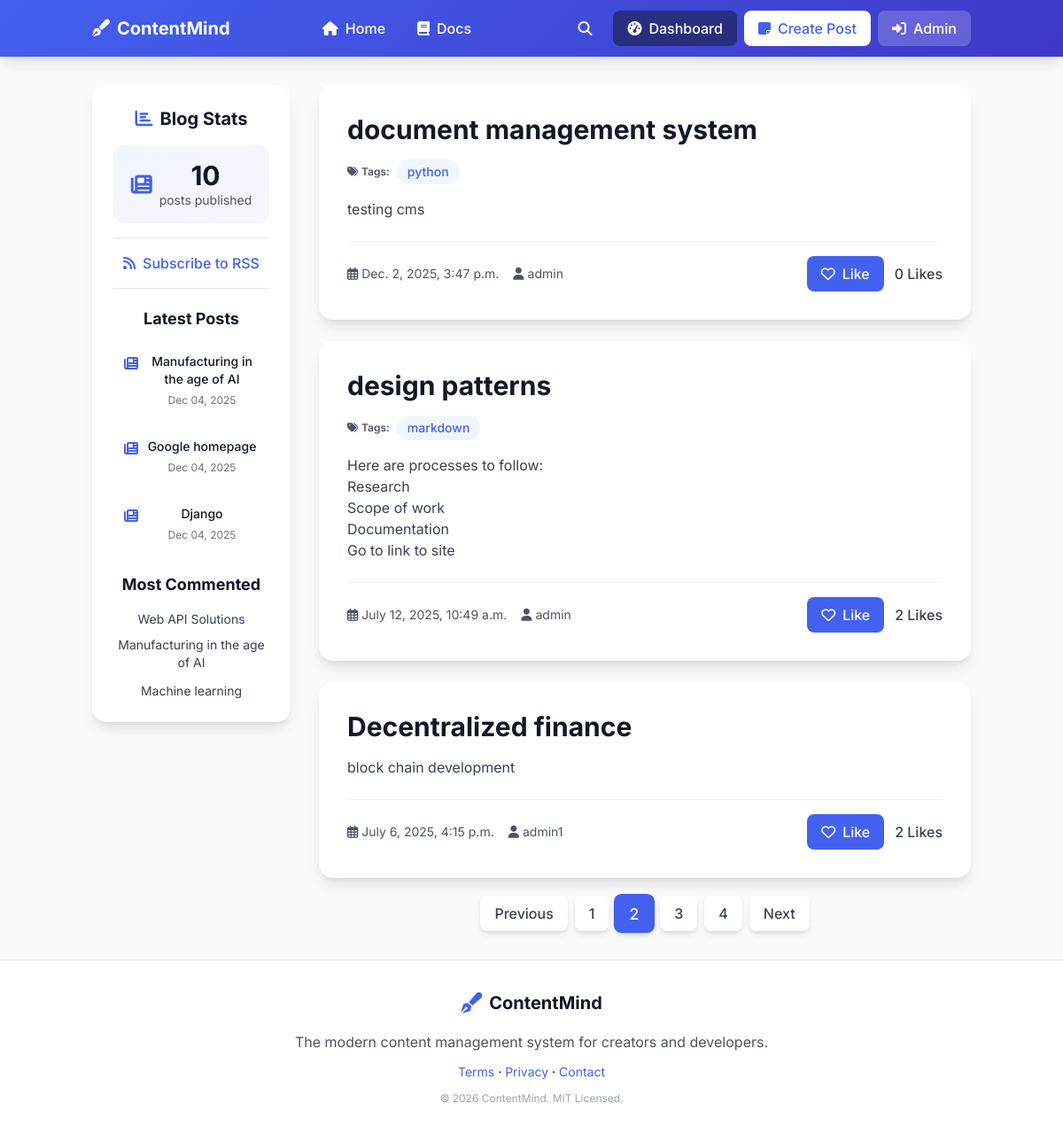
Page /?page=2 (signed in) on the committed database.
### cms_blog/models.py (models this page shows, shortened)
class Post(models.Model):
  class Status(models.TextChoices):
    DRAFT = 'DF', 'Draft'
    PUBLISHED = 'PB', 'Published'
  title = models.CharField(max_length=300)
  slug = models.SlugField(max_length=300,unique_for_date='publish',blank=True)
  author = models.ForeignKey(settings.AUTH_USER_MODEL, on_delete=models.CASCADE, related_name='blog_posts')
  body = RichTextField()
  like_count = models.PositiveIntegerField(default=0)
  publish = models.DateTimeField(default=timezone.now)
  created = models.DateTimeField(auto_now_add=True)
  updated = models.DateTimeField(auto_now=True)
  status = models.CharField(max_length=3,choices = Status,default=Status.DRAFT)
  objects = models.Manager()  # The default manager.
  published = PublishedManager()  # Custom manager for published posts.
  tags = TaggableManager()
  hit_count_generic = GenericRelation(HitCount, object_id_field='object_pk', related_query_name='hit_count')
  class Meta:
    ordering = ['publish']
    indexes = [models.Index(fields=['-publish'])]
  def get_absolute_url(self):
      return reverse("cms_blog:post_detail", args=[self.publish.year,self.publish.month,self.publish.day,self.slug])

### cms_blog/views.py (the view)
# urls.py: path('', post_list, name='post_list'),
def post_list(request,tag_slug=None):
  post_list = Post.published.all().order_by('-publish')
  liked_posts = request.session.get('liked_posts', [])
  tag = None
  if tag_slug:
    tag = get_object_or_404(Tag,slug=tag_slug)
    post_list = post_list.filter(tags__in=[tag])
  paginator = Paginator(post_list,3)
  page_number = request.GET.get('page',1)
  try:
    posts = paginator.page(page_number)
  except PageNotAnInteger:
    posts = paginator.page(1)
  except EmptyPage:
    posts = paginator.page(paginator.num_pages)
  return render(request,'list.html',{'posts':posts,'tag':tag,'liked_posts': liked_posts})

### cms_blog/models.py (called while the page is built)
  def get_queryset(self):
    return super().get_queryset().filter(status=Post.Status.PUBLISHED)

### cms_blog/templatetags/cms_blog_tags.py (called while the page is built)
@register.simple_tag
def total_posts():
  return Post.published.count()

@register.inclusion_tag('latest_posts.html')
def show_latest_posts(count=5):
  latest_posts = Post.published.order_by('-publish')[:count]
  return {'latest_posts':latest_posts}

@register.simple_tag
def get_most_commented_posts(count=3):
  return Post.published.annotate(total_comments=Count('comments')).order_by('-total_comments')[:count]

@register.filter(name='markdown')
def markdown_format(text):
  return mark_safe(markdown.markdown(text))

### cms_blog/templates/list.html (shortened to what this page needs)
{% extends 'base.html' %} {% load cms_blog_tags %}  {% block content %}
<section class="py-8">
  <div class="grid grid-cols-1 lg:grid-cols-4 gap-8">
    <div class="lg:col-span-1 order-2 lg:order-1">
      <div class="bg-white rounded-2xl shadow-lg p-6 hover-lift sticky top-20 animate-slide-up">
        <div class="text-center">
          <h3 class="text-xl font-bold text-gray-900 mb-4 flex items-center justify-center">
            <i class="fas fa-chart-bar text-primary mr-2"></i>
            Blog Stats
          </h3>
          <div class="bg-gradient-to-br from-blue-50 to-purple-50 rounded-xl p-4 mb-4 transition-all duration-300 hover:shadow-md">
            <div class="flex items-center justify-center space-x-2">
              <i class="fas fa-newspaper text-primary text-2xl"></i>
              <div>
                <div class="text-3xl font-bold text-gray-900">{% total_posts %}</div>
                <div class="text-sm text-gray-600">posts published</div>
              </div>
            </div>
          </div>
          <hr class="my-4 border-gray-200">
          <a href="{% url 'cms_blog:post_feed' %}" class="flex items-center justify-center space-x-2 text-primary hover:text-primary-dark transition-all duration-300 hover:translate-x-1">
            <i class="fas fa-rss"></i>
            <span class="font-medium">Subscribe to RSS</span>
          </a>
          <hr class="my-4 border-gray-200">
          <h4 class="text-lg font-bold text-gray-900 mt-5 mb-3">Latest Posts</h4>
          <div class="space-y-2">
            {% show_latest_posts 3 %}
          </div>
          <h4 class="text-lg font-bold text-gray-900 mt-5 mb-3">Most Commented</h4>
          {% get_most_commented_posts as most_commented_posts %}
          <ul class="space-y-2">
            {% for post in most_commented_posts %}
              <li>
                <a href="{{ post.get_absolute_url }}" class="text-sm text-gray-700 hover:text-primary transition-all duration-300 hover:translate-x-1 inline-block">
                  {{post.title}}
                </a>
              </li>
            {% endfor %}
          </ul>
        </div>
      </div>
    </div>
    <div class="lg:col-span-3 order-1 lg:order-2">
      <div class="space-y-6">
        {% for post in posts %}
        <article class="bg-white rounded-2xl shadow-lg overflow-hidden hover-lift animate-slide-up" style="animation-delay: {{ forloop.counter0|add:0|stringformat:"d" }}00ms">
          <div class="p-6 lg:p-8">
            <h2 class="text-3xl font-bold text-gray-900 mb-4 transition-colors duration-300 hover:text-primary">
              <a href="{{post.get_absolute_url}}">
                {{post.title}}
              </a>
            </h2>
            {% if post.tags.all %}
            <div class="flex flex-wrap gap-2 mb-4">
              <span class="inline-flex items-center space-x-1 text-xs font-semibold text-gray-600">
                <i class="fas fa-tags"></i>
                <span>Tags:</span>
              </span>
              {% for tag in post.tags.all %}
              <a href="{% url 'cms_blog:post_list_by_tag' tag.slug %}" class="bg-blue-50 text-primary px-3 py-1 rounded-full text-sm font-medium transition-all duration-300 hover:bg-primary hover:text-white hover:scale-105">
                {{tag.name}}
              </a>
              {% endfor %}
            </div>
            {% endif %}
            <div class="prose prose-lg max-w-none mb-6 text-gray-700">
              <p>{{post.body | markdown | truncatewords_html:30}}</p>
            </div>
            <div class="flex flex-col sm:flex-row justify-between items-start sm:items-center gap-4 pt-4 border-t border-gray-100">
              <div class="flex items-center space-x-4 text-sm text-gray-600">
                <span class="flex items-center space-x-1 transition-colors duration-300 hover:text-primary">
                  <i class="far fa-calendar-alt"></i>
                  <span>{{post.publish}}</span>
                </span>
                <span class="flex items-center space-x-1 transition-colors duration-300 hover:text-primary">
                  <i class="fas fa-user"></i>
                  <span>{{post.author}}</span>
                </span>
              </div>
              <form method="POST" action="{% url 'cms_blog:like_post' post.id %}" class="flex items-center space-x-3">
                {% if request.session.liked_posts and post.id in request.session.liked_posts %}
                  <button type="submit" class="flex items-center space-x-2 bg-red-500 text-white px-4 py-2 rounded-lg font-medium transition-all duration-300 hover:bg-red-600 hover:scale-105 hover:shadow-lg">
                    <i class="fas fa-heart"></i>
                    <span>Unlike</span>
                  </button>
                {% else %}
                  <button type="submit" class="flex items-center space-x-2 bg-primary text-white px-4 py-2 rounded-lg font-medium transition-all duration-300 hover:bg-primary-dark hover:scale-105 hover:shadow-lg">
                    <i class="far fa-heart"></i>
                    <span>Like</span>
                  </button>
                {% endif %}
                <span class="text-gray-700 font-medium">{{ post.like_count }} Likes</span>
              </form>
            </div>
          </div>
        </article>
        {% empty %}
        <div class="bg-yellow-50 border-l-4 border-yellow-400 text-yellow-800 px-6 py-4 rounded-lg animate-scale-in">
          No posts available yet.
        </div>
        {% endfor %}
      </div>
      {% include 'pagination.html' with page=posts %}
    </div>
  </div>
</section>
{% endblock content %}

### cms_blog/templates/latest_posts.html
{% for post in latest_posts %}
<a
  href="{{ post.get_absolute_url }}"
  class="block p-3 rounded-lg transition-all duration-300 hover:bg-blue-50 hover:translate-x-1 group"
>
  <div class="flex items-start space-x-2">
    <i
      class="fas fa-newspaper text-primary mt-1 group-hover:scale-110 transition-transform duration-300"
    ></i>
    <div class="flex-1">
      <h5
        class="text-sm font-medium text-gray-900 group-hover:text-primary transition-colors duration-300"
      >
        {{post.title}}
      </h5>
      <span class="text-xs text-gray-500"
        >{{ post.publish|date:"M d, Y" }}</span
      >
    </div>
  </div>
</a>
{% endfor %}

### cms_blog/templates/base.html (style rules this page uses)
body { font-family: "Inter", sans-serif; }
.hover-lift { transition: all 0.3s cubic-bezier(0.4, 0, 0.2, 1); }

### rows in the picture
Post: title "Manufacturing in the age of AI", publish "Dec 04, 2025"
Post: title "Google homepage", publish "Dec 04, 2025"
Post: title "Django", publish "Dec 04, 2025"
Post: title "Web API Solutions"
Post: title "Machine learning"
Post: title "document management system", body "testing cms", publish "Dec. 2, 2025, 3:47 p.m.", author "admin", like_count "0"
Tag: name "python"
Post: title "design patterns", body "Here are processes to follow: Research Scope of work Documentation Go to link to site", publish "July 12, 2025, 10:49 a.m.", author "admin", like_count "2"
Tag: name "markdown"
Post: title "Decentralized finance", body "block chain development", publish "July 6, 2025, 4:15 p.m.", author "admin1", like_count "2"

### other values in the picture
{{ num }} "1" "3" "4"
{{ num }} "2"
